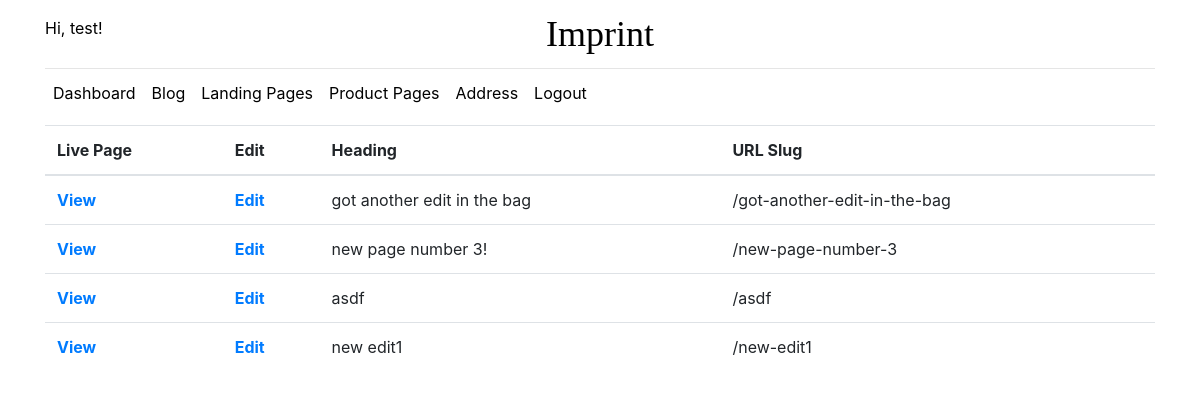
Before: /landing-page (signed in) with the older database file.
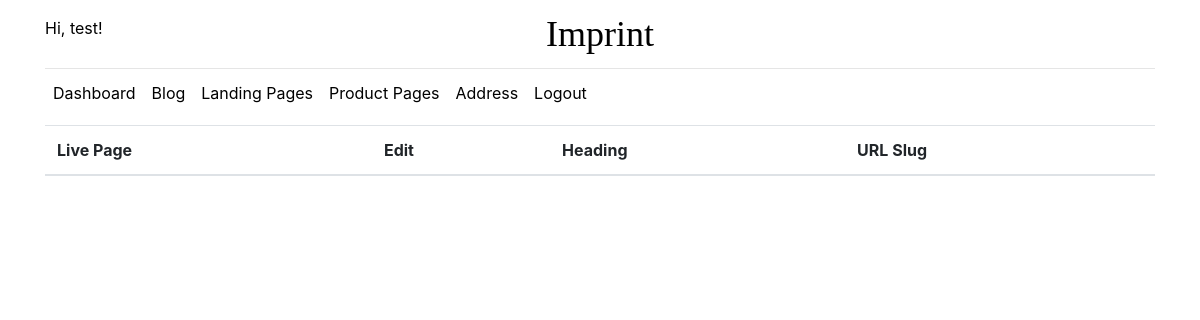
After: the same page with the newer database file.
### tables this page shows
CREATE TABLE landing (
  page_id INTEGER PRIMARY KEY AUTOINCREMENT,
  heading TEXT NOT NULL,
  subheading TEXT NOT NULL,
  button_text TEXT NOT NULL,
  button_url TEXT,
  author_id INTEGER NOT NULL,
  url TEXT NOT NULL,
  email_cta TEXT,
  info_header TEXT, 
  info_block TEXT,
  FOREIGN KEY (author_id) REFERENCES user (id)
);

### imprint/landing_page.py (the view)
@bp.route('/landing-page')
def landing_index():
    pages = get_db().execute('SELECT url, heading, author_id FROM landing').fetchall()
    return render_template('landing_page/landing_page_index.html', pages=pages)

### imprint/auth.py (called while the page is built)
@bp.before_app_request
def load_logged_in_user():
    user_id = session.get('user_id')
    if user_id is None:
        g.user = None
    else:
        g.user = get_db().execute(
            'SELECT * FROM user WHERE id = ?', (user_id,)
        ).fetchone()

### imprint/db.py (called while the page is built)
def get_db():
    if 'db' not in g:
        g.db = sqlite3.connect(
            current_app.config['DATABASE'],
            detect_types=sqlite3.PARSE_DECLTYPES
        )
        g.db.row_factory = sqlite3.Row
    return g.db

### imprint/templates/landing_page/landing_page_index.html (shortened to what this page needs)
{% extends 'base.html' %}
{% block content %}
  <table class="table">
    <thead>
      <tr>
        <th scope="col">Live Page</th>
        <th scope="col">Edit </th>
        <th scope="col">Heading</th>
        <th scope="col">URL Slug</th>
      </tr>
    </thead>
    <tbody>
    {% for page in pages %}
      {% if g.user['id'] == page['author_id'] %}
        <tr>
          <th scope="row"> <a href="{{ url_for('landing_page.new_landing_page', id=page['page_id'], slug=page['url'] )}}"> View </a> </th>
          <th scope="row"> <a href="{{ url_for('landing_page.edit_landing_page', slug=page['url']) }}"> Edit </a>  </th>
          <td> {{ page['heading'] }} </td>
          <td> /{{ page['url']}} </td>
        </tr>
      {% endif %}
    {% endfor %}
    </tbody>
  </table>
{% endblock %}

Changed rows visible on the page:
removed landing: heading "got another edit in the bag", url "got-another-edit-in-the-bag"
removed landing: heading "new page number 3!", url "new-page-number-3"
removed landing: heading "asdf", url "asdf"
removed landing: heading "new edit1", url "new-edit1"
